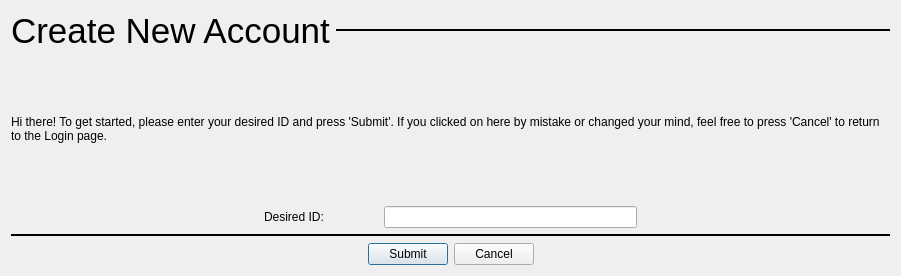
<?xml version="1.0" encoding="UTF-8"?>
<ui version="4.0">
 <class>NewAccountDialog</class>
 <widget class="QDialog" name="NewAccountDialog">
  <property name="geometry">
   <rect>
    <x>0</x>
    <y>0</y>
    <width>901</width>
    <height>276</height>
   </rect>
  </property>
  <property name="windowTitle">
   <string>Dialog</string>
  </property>
  <property name="modal">
   <bool>true</bool>
  </property>
  <layout class="QVBoxLayout" name="verticalLayout_2">
   <item>
    <layout class="QHBoxLayout" name="horizontalLayout">
     <item>
      <widget class="QLabel" name="label">
       <property name="sizePolicy">
        <sizepolicy hsizetype="MinimumExpanding" vsizetype="Minimum">
         <horstretch>0</horstretch>
         <verstretch>0</verstretch>
        </sizepolicy>
       </property>
       <property name="font">
        <font>
         <pointsize>26</pointsize>
        </font>
       </property>
       <property name="text">
        <string>Create New Account</string>
       </property>
      </widget>
     </item>
     <item>
      <widget class="Line" name="line">
       <property name="sizePolicy">
        <sizepolicy hsizetype="MinimumExpanding" vsizetype="Fixed">
         <horstretch>1</horstretch>
         <verstretch>0</verstretch>
        </sizepolicy>
       </property>
       <property name="frameShadow">
        <enum>QFrame::Plain</enum>
       </property>
       <property name="lineWidth">
        <number>2</number>
       </property>
       <property name="orientation">
        <enum>Qt::Horizontal</enum>
       </property>
      </widget>
     </item>
    </layout>
   </item>
   <item>
    <widget class="QLabel" name="label_2">
     <property name="sizePolicy">
      <sizepolicy hsizetype="MinimumExpanding" vsizetype="Minimum">
       <horstretch>0</horstretch>
       <verstretch>0</verstretch>
      </sizepolicy>
     </property>
     <property name="text">
      <string>Hi there! To get started, please enter your desired ID and press 'Submit'. If you clicked on here by mistake or changed your mind, feel free to press 'Cancel' to return to the Login page.</string>
     </property>
     <property name="wordWrap">
      <bool>true</bool>
     </property>
    </widget>
   </item>
   <item>
    <layout class="QHBoxLayout" name="horizontalLayout_4">
     <item>
      <layout class="QHBoxLayout" name="horizontalLayout_2">
       <item>
        <spacer name="horizontalSpacer">
         <property name="orientation">
          <enum>Qt::Horizontal</enum>
         </property>
         <property name="sizeHint" stdset="0">
          <size>
           <width>40</width>
           <height>20</height>
          </size>
         </property>
        </spacer>
       </item>
       <item>
        <widget class="QLabel" name="label_3">
         <property name="sizePolicy">
          <sizepolicy hsizetype="Minimum" vsizetype="Minimum">
           <horstretch>0</horstretch>
           <verstretch>0</verstretch>
          </sizepolicy>
         </property>
         <property name="text">
          <string>Desired ID:                </string>
         </property>
        </widget>
       </item>
       <item>
        <widget class="QLineEdit" name="lineEdit">
         <property name="sizePolicy">
          <sizepolicy hsizetype="MinimumExpanding" vsizetype="Fixed">
           <horstretch>0</horstretch>
           <verstretch>0</verstretch>
          </sizepolicy>
         </property>
        </widget>
       </item>
       <item>
        <spacer name="horizontalSpacer_4">
         <property name="orientation">
          <enum>Qt::Horizontal</enum>
         </property>
         <property name="sizeHint" stdset="0">
          <size>
           <width>40</width>
           <height>20</height>
          </size>
         </property>
        </spacer>
       </item>
      </layout>
     </item>
    </layout>
   </item>
   <item>
    <layout class="QVBoxLayout" name="verticalLayout">
     <item>
      <widget class="Line" name="line_2">
       <property name="frameShadow">
        <enum>QFrame::Plain</enum>
       </property>
       <property name="lineWidth">
        <number>2</number>
       </property>
       <property name="orientation">
        <enum>Qt::Horizontal</enum>
       </property>
      </widget>
     </item>
     <item>
      <layout class="QHBoxLayout" name="horizontalLayout_3">
       <item>
        <spacer name="horizontalSpacer_2">
         <property name="orientation">
          <enum>Qt::Horizontal</enum>
         </property>
         <property name="sizeHint" stdset="0">
          <size>
           <width>40</width>
           <height>20</height>
          </size>
         </property>
        </spacer>
       </item>
       <item>
        <widget class="QPushButton" name="submitButton">
         <property name="text">
          <string>Submit</string>
         </property>
        </widget>
       </item>
       <item>
        <widget class="QPushButton" name="cancelButton">
         <property name="text">
          <string>Cancel</string>
         </property>
        </widget>
       </item>
       <item>
        <spacer name="horizontalSpacer_3">
         <property name="orientation">
          <enum>Qt::Horizontal</enum>
         </property>
         <property name="sizeHint" stdset="0">
          <size>
           <width>40</width>
           <height>20</height>
          </size>
         </property>
        </spacer>
       </item>
      </layout>
     </item>
    </layout>
   </item>
  </layout>
 </widget>
 <resources/>
 <connections/>
</ui>
